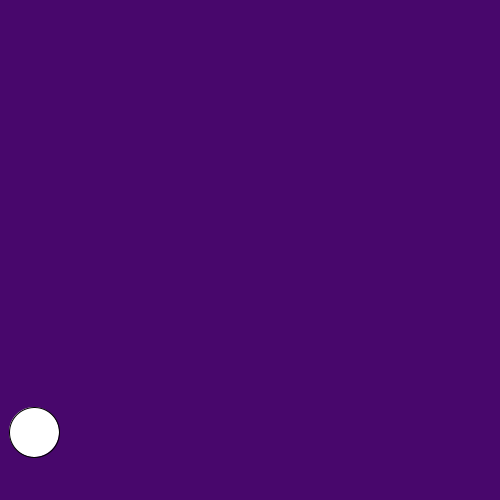
Frame 1 (no input)
Frame 60 (the mouse pressed at the canvas centre just before this capture): identical to frame 1, image omitted
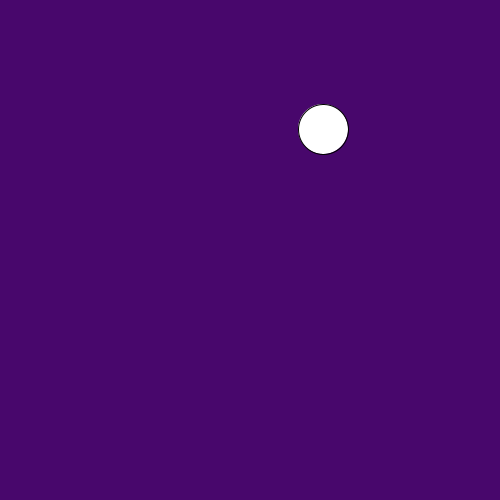
Frame 120 (the mouse held since frame 60 and released just before this capture)

The Processing sketch that drew these frames (run headless with seeded random() and noise(); from frame 60 on, the mouse is pressed at the canvas centre):

// Processing sketch: slippery_dot
// ── slippery_dot.pde

 // Make a slippery dot. When you click on the dot it will slide to a new location.
 
 
 // 1. Create three integer variables to represent the x, y, and the size of the ellipse
       int x = 34;
       int y = 432;
       int size = 50;
    void setup() {
      // 2. Set the size of your sketch
    size(500, 500);
    }
    
    void draw() {
    
      // 3. Set the background color of your sketch
      background(72, 7, 108);
      // 4. Draw an ellipse using the variables created at the top of the sketch for the location and size of your ellipse. 
      //    Make sure it fits in the window. Change the variables if it does not.
      ellipse(x, y, size, size);
    
    }
    
    /******** This method gets called automatically when you press the mouse ************/
    void mousePressed() {
      //5. Create an integer variable called distance
      int distance = 24;
      //6. The getDistanceFromMouse() method below returns a number.
      //   Set the value of your distance variable to the value returned by the getDistance method
      //   You will need to pass the x and y location of your ellipse to this method.
        System.out.println(getDistanceFromMouse(x, y));
          
      //7.  Use an if statement to check if your distance variable is < the radius of the ellipse
      //    If it is, make a new x AND y for the ellipse, for a new random location on the window
      //    Hint: Use code like this      x = (int) random(width);
     
       if(distance<50) {
       x= (int) random(499.99);
       y= (int) random(499.99);
      
    }}
    
    /********  This method gives you the number of pixels between the mouse and the x,y point ***********/
    int getDistanceFromMouse(int x, int y) {
      return (int)Math.sqrt(Math.pow((mouseX-x),2) + Math.pow((mouseY-y),2));
    }
